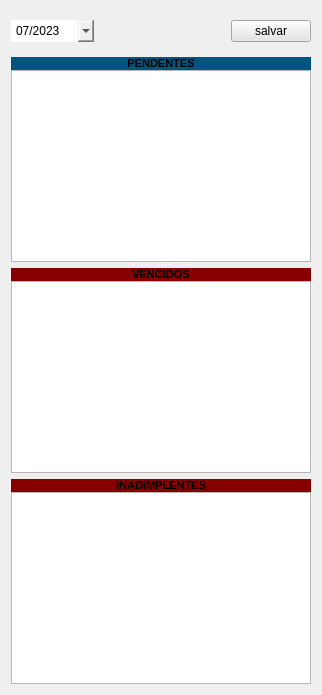
            <widget class="QWidget" name="widget_4" native="true">
             <property name="maximumSize">
              <size>
               <width>400</width>
               <height>16777215</height>
              </size>
             </property>
             <property name="styleSheet">
              <string notr="true">QLabel {color:&quot;white &quot;}</string>
             </property>
             <layout class="QVBoxLayout" name="verticalLayout_17">
              <item>
               <widget class="QWidget" name="widget_6" native="true">
                <property name="maximumSize">
                 <size>
                  <width>16777215</width>
                  <height>16777215</height>
                 </size>
                </property>
                <layout class="QVBoxLayout" name="verticalLayout_18">
                 <property name="spacing">
                  <number>0</number>
                 </property>
                 <property name="leftMargin">
                  <number>0</number>
                 </property>
                 <property name="topMargin">
                  <number>0</number>
                 </property>
                 <property name="rightMargin">
                  <number>0</number>
                 </property>
                 <property name="bottomMargin">
                  <number>0</number>
                 </property>
                 <item>
                  <widget class="QWidget" name="widget_26" native="true">
                   <layout class="QHBoxLayout" name="horizontalLayout_6">
                    <property name="leftMargin">
                     <number>0</number>
                    </property>
                    <property name="rightMargin">
                     <number>0</number>
                    </property>
                    <item>
                     <widget class="QComboBox" name="entry_matriculas_mes_mensalidade">
                      <property name="sizePolicy">
                       <sizepolicy hsizetype="Preferred" vsizetype="Preferred">
                        <horstretch>0</horstretch>
                        <verstretch>0</verstretch>
                       </sizepolicy>
                      </property>
                      <property name="minimumSize">
                       <size>
                        <width>83</width>
                        <height>0</height>
                       </size>
                      </property>
                      <property name="maximumSize">
                       <size>
                        <width>16777215</width>
                        <height>16777215</height>
                       </size>
                      </property>
                      <property name="layoutDirection">
                       <enum>Qt::LeftToRight</enum>
                      </property>
                      <property name="autoFillBackground">
                       <bool>false</bool>
                      </property>
                      <property name="styleSheet">
                       <string notr="true">QComboBox {
	background-color: &quot;white&quot;;
	border: 0;
}

QComboBox:hover {
	background-color: #e5e5e5;
}</string>
                      </property>
                      <property name="sizeAdjustPolicy">
                       <enum>QComboBox::AdjustToContentsOnFirstShow</enum>
                      </property>
                      <item>
                       <property name="text">
                        <string>07/2023</string>
                       </property>
                      </item>
                      <item>
                       <property name="text">
                        <string>06/2023</string>
                       </property>
                      </item>
                      <item>
                       <property name="text">
                        <string>05/2023</string>
                       </property>
                      </item>
                      <item>
                       <property name="text">
                        <string>04/2023</string>
                       </property>
                      </item>
                      <item>
                       <property name="text">
                        <string>03/2023</string>
                       </property>
                      </item>
                      <item>
                       <property name="text">
                        <string>02/2023</string>
                       </property>
                      </item>
                      <item>
                       <property name="text">
                        <string>01/2023</string>
                       </property>
                      </item>
                     </widget>
                    </item>
                    <item>
                     <spacer name="horizontalSpacer_8">
                      <property name="orientation">
                       <enum>Qt::Horizontal</enum>
                      </property>
                      <property name="sizeHint" stdset="0">
                       <size>
                        <width>40</width>
                        <height>20</height>
                       </size>
                      </property>
                     </spacer>
                    </item>
                    <item>
                     <widget class="QPushButton" name="btn_matriculas_salvar">
                      <property name="minimumSize">
                       <size>
                        <width>71</width>
                        <height>20</height>
                       </size>
                      </property>
                      <property name="styleSheet">
                       <string notr="true">background-color: rgb(229, 229, 229);</string>
                      </property>
                      <property name="text">
                       <string>salvar</string>
                      </property>
                     </widget>
                    </item>
                   </layout>
                  </widget>
                 </item>
                </layout>
               </widget>
              </item>
              <item>
               <widget class="QWidget" name="widget_27" native="true">
                <property name="maximumSize">
                 <size>
                  <width>16777215</width>
                  <height>16777215</height>
                 </size>
                </property>
                <layout class="QVBoxLayout" name="verticalLayout_19">
                 <property name="spacing">
                  <number>0</number>
                 </property>
                 <property name="leftMargin">
                  <number>0</number>
                 </property>
                 <property name="topMargin">
                  <number>0</number>
                 </property>
                 <property name="rightMargin">
                  <number>0</number>
                 </property>
                 <property name="bottomMargin">
                  <number>0</number>
                 </property>
                 <item>
                  <widget class="QLabel" name="label_data_10">
                   <property name="font">
                    <font>
                     <family>Arial</family>
                     <pointsize>8</pointsize>
                     <weight>75</weight>
                     <bold>true</bold>
                    </font>
                   </property>
                   <property name="whatsThis">
                    <string comment="aglo2" extracomment="algo"/>
                   </property>
                   <property name="accessibleDescription">
                    <string/>
                   </property>
                   <property name="styleSheet">
                    <string notr="true">background-color: rgb(0, 85, 127);</string>
                   </property>
                   <property name="text">
                    <string>PENDENTES</string>
                   </property>
                   <property name="alignment">
                    <set>Qt::AlignCenter</set>
                   </property>
                  </widget>
                 </item>
                 <item>
                  <widget class="QListView" name="out_matriculas_pendentes">
                   <property name="minimumSize">
                    <size>
                     <width>300</width>
                     <height>0</height>
                    </size>
                   </property>
                   <property name="styleSheet">
                    <string notr="true">QListView {
	background-colorrgb(212, 213, 205)
}</string>
                   </property>
                  </widget>
                 </item>
                </layout>
               </widget>
              </item>
              <item>
               <widget class="QWidget" name="widget_28" native="true">
                <property name="maximumSize">
                 <size>
                  <width>16777215</width>
                  <height>16777215</height>
                 </size>
                </property>
                <property name="sizeIncrement">
                 <size>
                  <width>0</width>
                  <height>0</height>
                 </size>
                </property>
                <layout class="QVBoxLayout" name="verticalLayout_20">
                 <property name="spacing">
                  <number>0</number>
                 </property>
                 <property name="leftMargin">
                  <number>0</number>
                 </property>
                 <property name="topMargin">
                  <number>0</number>
                 </property>
                 <property name="rightMargin">
                  <number>0</number>
                 </property>
                 <property name="bottomMargin">
                  <number>0</number>
                 </property>
                 <item>
                  <widget class="QLabel" name="label_data_13">
                   <property name="font">
                    <font>
                     <family>Arial</family>
                     <pointsize>8</pointsize>
                     <weight>75</weight>
                     <bold>true</bold>
                    </font>
                   </property>
                   <property name="styleSheet">
                    <string notr="true">background-color: rgb(134, 0, 0);</string>
                   </property>
                   <property name="text">
                    <string>VENCIDOS</string>
                   </property>
                   <property name="alignment">
                    <set>Qt::AlignCenter</set>
                   </property>
                  </widget>
                 </item>
                 <item>
                  <widget class="QListView" name="out_matriculas_vencidos">
                   <property name="minimumSize">
                    <size>
                     <width>300</width>
                     <height>0</height>
                    </size>
                   </property>
                   <property name="styleSheet">
                    <string notr="true">QListView {
	background-colorrgb(212, 213, 205)
}</string>
                   </property>
                  </widget>
                 </item>
                </layout>
               </widget>
              </item>
              <item>
               <widget class="QWidget" name="widget_29" native="true">
                <property name="maximumSize">
                 <size>
                  <width>16777215</width>
                  <height>16777215</height>
                 </size>
                </property>
                <property name="sizeIncrement">
                 <size>
                  <width>0</width>
                  <height>0</height>
                 </size>
                </property>
                <layout class="QVBoxLayout" name="verticalLayout_21">
                 <property name="spacing">
                  <number>0</number>
                 </property>
                 <property name="leftMargin">
                  <number>0</number>
                 </property>
                 <property name="topMargin">
                  <number>0</number>
                 </property>
                 <property name="rightMargin">
                  <number>0</number>
                 </property>
                 <property name="bottomMargin">
                  <number>0</number>
                 </property>
                 <item>
                  <widget class="QLabel" name="label_data_14">
                   <property name="font">
                    <font>
                     <family>Arial</family>
                     <pointsize>8</pointsize>
                     <weight>75</weight>
                     <bold>true</bold>
                    </font>
                   </property>
                   <property name="styleSheet">
                    <string notr="true">background-color: rgb(134, 0, 0);</string>
                   </property>
                   <property name="text">
                    <string>INADIMPLENTES</string>
                   </property>
                   <property name="alignment">
                    <set>Qt::AlignCenter</set>
                   </property>
                  </widget>
                 </item>
                 <item>
                  <widget class="QListView" name="out_matriculas_inadimplentes">
                   <property name="minimumSize">
                    <size>
                     <width>300</width>
                     <height>0</height>
                    </size>
                   </property>
                   <property name="styleSheet">
                    <string notr="true">QListView {
	background-colorrgb(212, 213, 205)
}</string>
                   </property>
                  </widget>
                 </item>
                </layout>
               </widget>
              </item>
             </layout>
            </widget>
